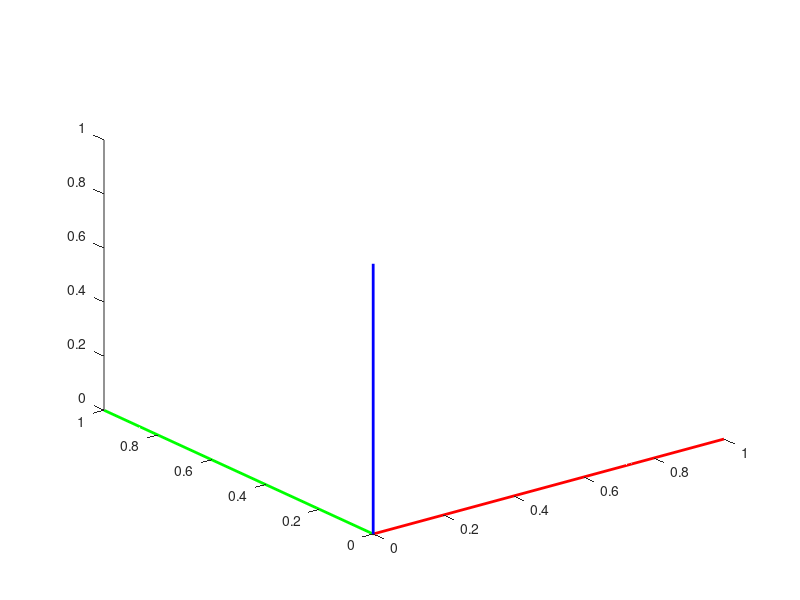

Write the MATLAB code that produced this figure. (Note: this script raises an error after producing the figure.)
close all; clear; clc
% Path interpolation in 2D
% Author: Sipu Ruan, ruansp@jhu.edu, 2017

%% frame O
O = [0 1 0 0; 0 0 1 0; 0 0 0 1; 1 1 1 1];
plot3([O(1,1), O(1,2)], [O(2,1), O(2,2)], [O(3,1), O(3,2)],...
    'r-', 'LineWidth', 2)
hold on;
plot3([O(1,1), O(1,3)], [O(2,1), O(2,3)], [O(3,1), O(3,3)],...
    'g-', 'LineWidth', 2)
plot3([O(1,1), O(1,4)], [O(2,1), O(2,4)], [O(3,1), O(3,4)],...
    'b-', 'LineWidth', 2)

%% frame A, B
% Transform Ho_oa, Ha_ab, Ho_ob
% Rotation
sigma = 0.01;
Ro_oa = eulerzyz(2*pi/3,0,0);
Ro_ob = eulerzyz(-pi/3+sigma,-pi+sigma,pi/6);
% Translation
do_oa = 3*[-1; 2; 2]; do_ob = 3*[1; .5; 1];
% Homogeneous Matrix
Ho_oa = [Ro_oa do_oa; 0 0 0 1];
Ho_ob = [Ro_ob do_ob; 0 0 0 1];
Ha_ab = inv(Ho_oa) * Ho_ob;

% frames A and B
A = Ho_oa * O;
B = Ho_ob * O;

% plot the frames
plot3([A(1,1), A(1,2)], [A(2,1), A(2,2)], [A(3,1), A(3,2)],...
    'r-', 'LineWidth', 2)
plot3([A(1,1), A(1,3)], [A(2,1), A(2,3)], [A(3,1), A(3,3)],...
    'g-', 'LineWidth', 2)
plot3([A(1,1), A(1,4)], [A(2,1), A(2,4)], [A(3,1), A(3,4)],...
    'b-', 'LineWidth', 2)

plot3([B(1,1), B(1,2)], [B(2,1), B(2,2)], [B(3,1), B(3,2)],...
    'r-', 'LineWidth', 2)
plot3([B(1,1), B(1,3)], [B(2,1), B(2,3)], [B(3,1), B(3,3)],...
    'g-', 'LineWidth', 2)
plot3([B(1,1), B(1,4)], [B(2,1), B(2,4)], [B(3,1), B(3,4)],...
    'b-', 'LineWidth', 2)

%% Path Generation: SE(3)
% Ho_ab, Ro_ab, do_ab
Ho_ab = Ho_oa * Ha_ab * inv(Ho_oa);
Ro_ab = Ho_ab(1:3,1:3);
do_ab = Ho_ab(1:3,4);

% path generation: a helical path
t = 0:0.01:1;
for i=1:length(t)
    Hse(:,:,i) = expm(t(i)*logm(Ho_ab)) * Ho_oa;
    Ase(:,:,i) = Hse(:,:,i) * O;
    
    if mod(i,10) == 1
        plot3([Ase(1,1,i), Ase(1,2,i)], [Ase(2,1,i), Ase(2,2,i)],...
            [Ase(3,1,i), Ase(3,2,i)], 'r--', 'LineWidth', 1)
        plot3([Ase(1,1,i), Ase(1,3,i)], [Ase(2,1,i), Ase(2,3,i)],...
            [Ase(3,1,i), Ase(3,3,i)], 'g--', 'LineWidth', 1)
        plot3([Ase(1,1,i), Ase(1,4,i)], [Ase(2,1,i), Ase(2,4,i)],...
            [Ase(3,1,i), Ase(3,4,i)], 'b--', 'LineWidth', 1)
    end
    
    Ase_origin(:,i) = [Ase(1,1,i); Ase(2,1,i); Ase(3,1,i)];
end
plot3(Ase_origin(1,:), Ase_origin(2,:), Ase_origin(3,:),...
    'k--', 'LineWidth', 1.2)
%% Path Generation: PCG(3)
% to_ab
to_oa = Ho_oa(1:3,4); Ro_oa = Ho_oa(1:3,1:3);
to_ab = do_ab - (eye(3)-Ro_ab)*to_oa;

% path generation
for i=1:length(t)
    Rpcg(:,:,i) = expm(t(i)*logm(Ro_ab)) * Ro_oa;
    tpcg(:,:,i) = t(i)*to_ab + to_oa;
    Apcg(:,:,i) = Rpcg(:,:,i)*O(1:3,:) + tpcg(:,:,i);
    
    if mod(i,10) == 1
        plot3([Apcg(1,1,i), Apcg(1,2,i)], [Apcg(2,1,i), Apcg(2,2,i)],...
            [Apcg(3,1,i), Apcg(3,2,i)], 'r-', 'LineWidth', 1)
        plot3([Apcg(1,1,i), Apcg(1,3,i)], [Apcg(2,1,i), Apcg(2,3,i)],...
            [Apcg(3,1,i), Apcg(3,3,i)], 'g-', 'LineWidth', 1)
        plot3([Apcg(1,1,i), Apcg(1,4,i)], [Apcg(2,1,i), Apcg(2,4,i)],...
            [Apcg(3,1,i), Apcg(3,4,i)], 'b-', 'LineWidth', 1)
    end
    
    Apcg_origin(:,i) = [Apcg(1,1,i); Apcg(2,1,i); Apcg(3,1,i)];
end
% plot the traj of origin of the frames
plot3(Apcg_origin(1,:), Apcg_origin(2,:), Apcg_origin(3,:),...
    'k-', 'LineWidth', 1.2)
axis equal;
grid on;

%% Function for 3D rotation
% rotating along an axis defined by u, with angle theta
function R = rot_axis(u, theta)
u = u./norm(u,2);
S = [    0  u(3) -u(2);
      -u(3)   0   u(1);
      u(2) -u(1)   0  ];
R = eye(3) + sin(theta)*S + (1-cos(theta))*S^2;
end

% zyz Euler Angles
function R = eulerzyz(alpha, beta, gamma)
Rz1 = [cos(alpha) -sin(alpha) 0;
       sin(alpha)  cos(alpha) 0;
                0           0 1];
Ry2 = [ cos(beta) 0 sin(beta);
                0 1         0;
       -sin(beta) 0 cos(beta)];
Rz3 = [cos(gamma) -sin(gamma) 0;
       sin(gamma)  cos(gamma) 0;
                0           0 1];
R = Rz1*Ry2*Rz3;
end